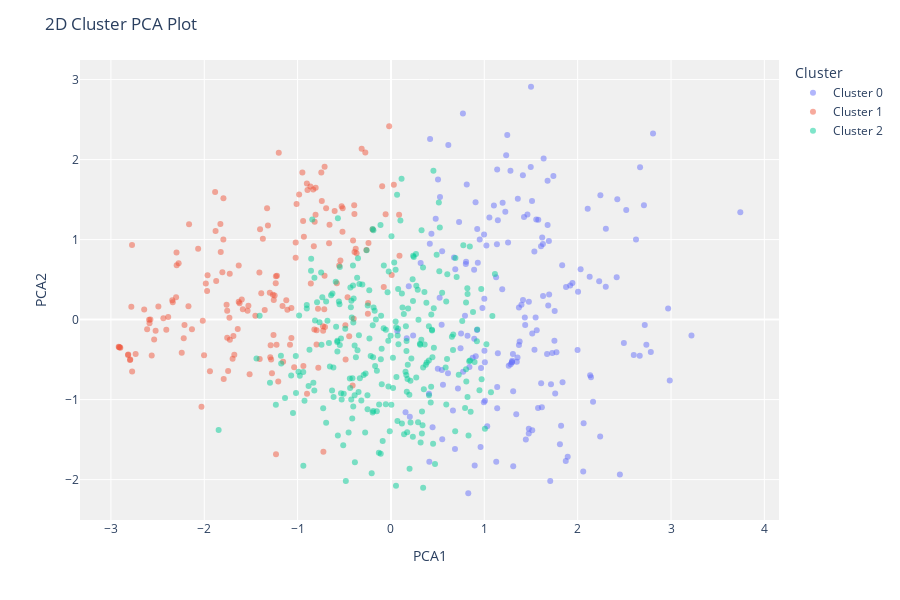
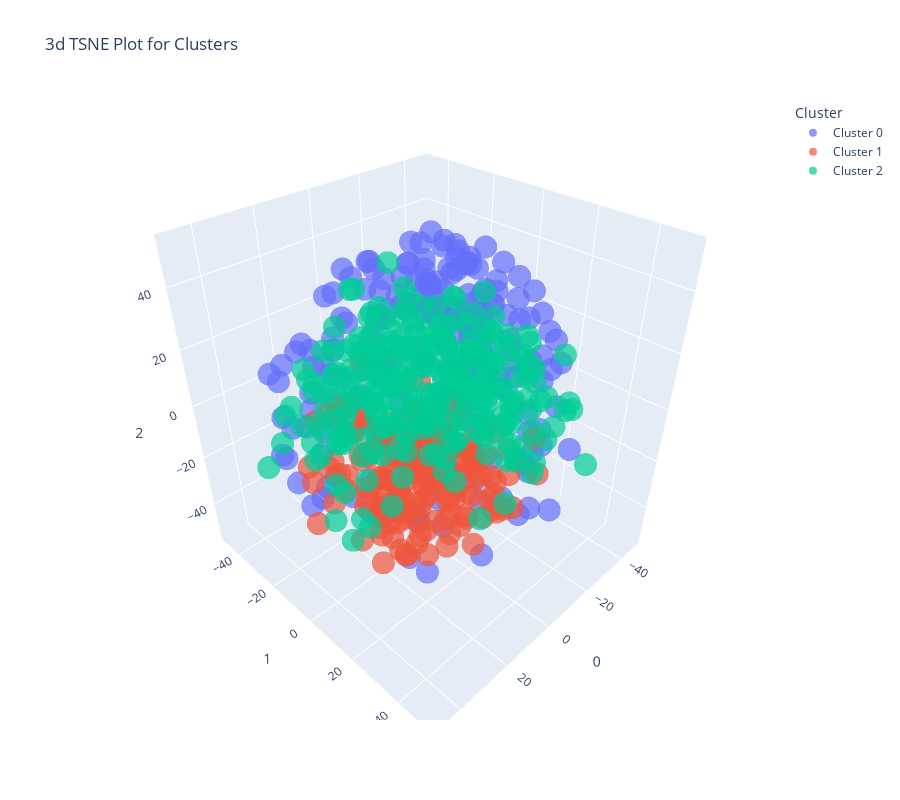
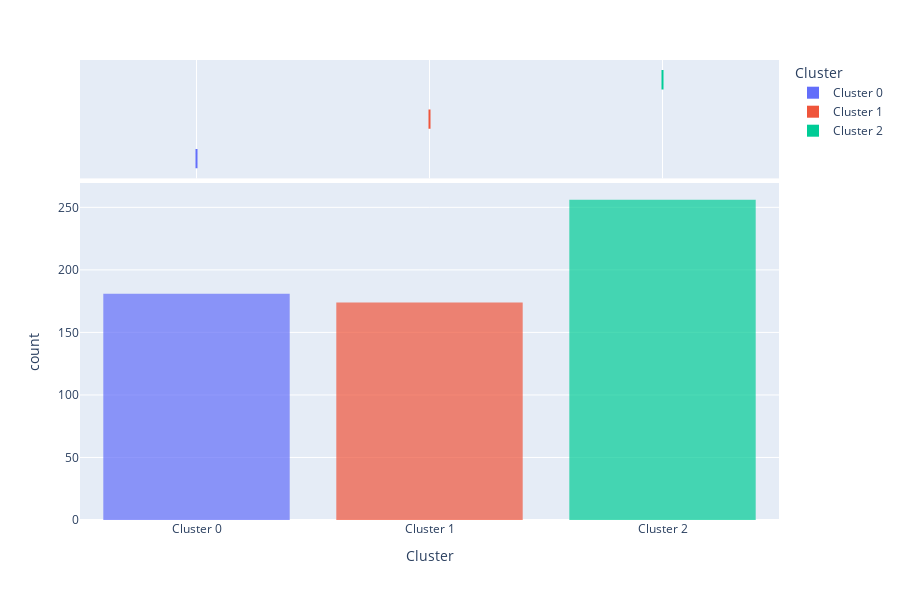

Notebook code cell kept with these figures, in order:
### Code cell
# **List of available plots (ID - Name):**

# 1. 'cluster' - Cluster PCA Plot (2d)  
# 2. 'tsne' - Cluster t-SNE (3d)  
# 3. 'elbow' - Elbow Plot  
# 4. 'silhouette' - Silhouette Plot  
# 5. 'distance' - Distance Plot  
# 6. 'distribution' - Distribution Plot  

plot_model(kmeans, plot="cluster")
plot_model(kmeans, plot="tsne")
plot_model(kmeans, plot="elbow")
plot_model(kmeans, plot="silhouette")
plot_model(kmeans, plot="distance")
plot_model(kmeans, plot="distribution")

### Figure 1 — Plotly figure (JSON) as saved in the notebook; plotly's stock layout.template omitted (floating-point values rounded to 4 significant figures; data arrays with more than 128 entries replaced by an {"elided": "..."} marker saying what was removed)
{"data": [{"customdata": {"elided": "181x1 str values"}, "hovertemplate": "Cluster=Cluster 0<br>PCA1=%{x}<br>PCA2=%{y}<br>Feature=%{customdata[0]}<extra></extra>", "legendgroup": "Cluster 0", "marker": {"color": "#636efa", "opacity": 0.5, "symbol": "circle"}, "mode": "markers", "name": "Cluster 0", "orientation": "v", "showlegend": true, "textposition": "top center", "type": "scatter", "x": {"elided": "181 float values"}, "xaxis": "x", "y": {"elided": "181 float values"}, "yaxis": "y"}, {"customdata": {"elided": "174x1 str values"}, "hovertemplate": "Cluster=Cluster 1<br>PCA1=%{x}<br>PCA2=%{y}<br>Feature=%{customdata[0]}<extra></extra>", "legendgroup": "Cluster 1", "marker": {"color": "#EF553B", "opacity": 0.5, "symbol": "circle"}, "mode": "markers", "name": "Cluster 1", "orientation": "v", "showlegend": true, "textposition": "top center", "type": "scatter", "x": {"elided": "174 float values"}, "xaxis": "x", "y": {"elided": "174 float values"}, "yaxis": "y"}, {"customdata": {"elided": "256x1 str values"}, "hovertemplate": "Cluster=Cluster 2<br>PCA1=%{x}<br>PCA2=%{y}<br>Feature=%{customdata[0]}<extra></extra>", "legendgroup": "Cluster 2", "marker": {"color": "#00cc96", "opacity": 0.5, "symbol": "circle"}, "mode": "markers", "name": "Cluster 2", "orientation": "v", "showlegend": true, "textposition": "top center", "type": "scatter", "x": {"elided": "256 float values"}, "xaxis": "x", "y": {"elided": "256 float values"}, "yaxis": "y"}], "layout": {"height": 600, "legend": {"title": {"text": "Cluster"}, "tracegroupgap": 0}, "margin": {"t": 60}, "plot_bgcolor": "rgb(240,240,240)", "title": {"text": "2D Cluster PCA Plot"}, "xaxis": {"anchor": "y", "domain": [0, 1], "title": {"text": "PCA1"}}, "yaxis": {"anchor": "x", "domain": [0, 1], "title": {"text": "PCA2"}}}}

### Figure 2 — Plotly figure (JSON) as saved in the notebook; plotly's stock layout.template omitted (floating-point values rounded to 4 significant figures; data arrays with more than 128 entries replaced by an {"elided": "..."} marker saying what was removed)
{"data": [{"customdata": {"elided": "181x1 str values"}, "hovertemplate": "Cluster=Cluster 0<br>0=%{x}<br>1=%{y}<br>2=%{z}<br>Feature=%{customdata[0]}<extra></extra>", "legendgroup": "Cluster 0", "marker": {"color": "#636efa", "opacity": 0.7, "symbol": "circle"}, "mode": "markers", "name": "Cluster 0", "scene": "scene", "showlegend": true, "type": "scatter3d", "x": {"elided": "181 float values"}, "y": {"elided": "181 float values"}, "z": {"elided": "181 float values"}}, {"customdata": {"elided": "174x1 str values"}, "hovertemplate": "Cluster=Cluster 1<br>0=%{x}<br>1=%{y}<br>2=%{z}<br>Feature=%{customdata[0]}<extra></extra>", "legendgroup": "Cluster 1", "marker": {"color": "#EF553B", "opacity": 0.7, "symbol": "circle"}, "mode": "markers", "name": "Cluster 1", "scene": "scene", "showlegend": true, "type": "scatter3d", "x": {"elided": "174 float values"}, "y": {"elided": "174 float values"}, "z": {"elided": "174 float values"}}, {"customdata": {"elided": "256x1 str values"}, "hovertemplate": "Cluster=Cluster 2<br>0=%{x}<br>1=%{y}<br>2=%{z}<br>Feature=%{customdata[0]}<extra></extra>", "legendgroup": "Cluster 2", "marker": {"color": "#00cc96", "opacity": 0.7, "symbol": "circle"}, "mode": "markers", "name": "Cluster 2", "scene": "scene", "showlegend": true, "type": "scatter3d", "x": {"elided": "256 float values"}, "y": {"elided": "256 float values"}, "z": {"elided": "256 float values"}}], "layout": {"height": 800, "legend": {"title": {"text": "Cluster"}, "tracegroupgap": 0}, "scene": {"domain": {"x": [0, 1], "y": [0, 1]}, "xaxis": {"title": {"text": "0"}}, "yaxis": {"title": {"text": "1"}}, "zaxis": {"title": {"text": "2"}}}, "title": {"text": "3d TSNE Plot for Clusters"}, "width": 900}}

### Figure 3 — Plotly figure (JSON) as saved in the notebook; plotly's stock layout.template omitted (floating-point values rounded to 4 significant figures; data arrays with more than 128 entries replaced by an {"elided": "..."} marker saying what was removed)
{"data": [{"alignmentgroup": "True", "bingroup": "x", "hovertemplate": "Cluster=%{x}<br>count=%{y}<extra></extra>", "legendgroup": "Cluster 0", "marker": {"color": "#636efa", "opacity": 0.7, "pattern": {"shape": ""}}, "name": "Cluster 0", "offsetgroup": "Cluster 0", "orientation": "v", "showlegend": true, "type": "histogram", "x": {"elided": "181 str values"}, "xaxis": "x", "yaxis": "y"}, {"alignmentgroup": "True", "customdata": {"elided": "181x152 mixed values"}, "hovertemplate": "Cluster=%{x}<br>curso=%{customdata[0]}<br>serie=%{customdata[1]}<br>tipo_residente=%{customdata[2]}<br>atv_cultural_apresentacoes musicais=%{customdata[3]}<br>atv_cultural_artesanato=%{customdata[4]}<br>atv_cultural_crio historia e enigmas=%{customdata[5]}<br>atv_cultural_danca=%{customdata[6]}<br>atv_cultural_edicoes de video...=%{customdata[7]}<br>atv_cultural_esporte=%{customdata[8]}<br>atv_cultural_fotografia=%{customdata[9]}<br>atv_cultural_futsal=%{customdata[10]}<br>atv_cultural_grafite/arte urbana=%{customdata[11]}<br>atv_cultural_luta=%{customdata[12]}<br>atv_cultural_musica=%{customdata[13]}<br>atv_cultural_natacao=%{customdata[14]}<br>atv_cultural_nenhuma opcao=%{customdata[15]}<br>atv_cultural_oficinas de gastronomia=%{customdata[16]}<br>atv_cultural_pesquisa cientifica=%{customdata[17]}<br>atv_cultural_piano=%{customdata[18]}<br>atv_cultural_pintura de pano=%{customdata[19]}<br>atv_cultural_pintura/desenho=%{customdata[20]}<br>atv_cultural_poesia/literatura=%{customdata[21]}<br>atv_cultural_producao de videos=%{customdata[22]}<br>atv_cultural_teatro=%{customdata[23]}<br>atv_cultural_violao=%{customdata[24]}<br>hab_musical_bateria/percussao=%{customdata[25]}<br>hab_musical_berimbau=%{customdata[26]}<br>hab_musical_canto=%{customdata[27]}<br>hab_musical_carron=%{customdata[28]}<br>hab_musical_instrumentos de sopro=%{customdata[29]}<br>hab_musical_muito pouco.=%{customdata[30]}<br>hab_musical_nenhuma opcao=%{customdata[31]}<br>hab_musical_outro: meia lua=%{customdata[32]}<br>hab_musical_piano/orgao/teclado=%{customdata[33]}<br>hab_musical_repente=%{customdata[34]}<br>hab_musical_rima=%{customdata[35]}<br>hab_musical_sanfona=%{customdata[36]}<br>hab_musical_sei muito pouco sobre violino=%{customdata[37]}<br>hab_musical_violao/guitarra/demais instrumentos de corda=%{customdata[38]}<br>esporte_academia=%{customdata[39]}<br>esporte_artes marciais=%{customdata[40]}<br>esporte_atletismo=%{customdata[41]}<br>esporte_badminton=%{customdata[42]}<br>esporte_basquete=%{customdata[43]}<br>esporte_caminhada/corrida=%{customdata[44]}<br>esporte_ciclismo=%{customdata[45]}<br>esporte_futebol de campo=%{customdata[46]}<br>esporte_futebol de salao=%{customdata[47]}<br>esporte_futmesa=%{customdata[48]}<br>esporte_futsal=%{customdata[49]}<br>esporte_futvolei=%{customdata[50]}<br>esporte_handebol=%{customdata[51]}<br>esporte_natacao=%{customdata[52]}<br>esporte_nenhuma opcao=%{customdata[53]}<br>esporte_peteca=%{customdata[54]}<br>esporte_pingue pongue=%{customdata[55]}<br>esporte_queimada=%{customdata[56]}<br>esporte_tenis=%{customdata[57]}<br>esporte_vaquejada/rodeio/cavalgada=%{customdata[58]}<br>esporte_voleibol=%{customdata[59]}<br>jogo_buraco=%{customdata[60]}<br>jogo_dama=%{customdata[61]}<br>jogo_domino=%{customdata[62]}<br>jogo_jogos eletronicos=%{customdata[63]}<br>jogo_nenhuma opcao=%{customdata[64]}<br>jogo_pebolin/toto=%{customdata[65]}<br>jogo_pif=%{customdata[66]}<br>jogo_resta um=%{customdata[67]}<br>jogo_rpg=%{customdata[68]}<br>jogo_sinuca=%{customdata[69]}<br>jogo_truco=%{customdata[70]}<br>jogo_uno=%{customdata[71]}<br>jogo_xadrez=%{customdata[72]}<br>luta_boxe=%{customdata[73]}<br>luta_capoeira=%{customdata[74]}<br>luta_jeet kune do=%{customdata[75]}<br>luta_jiu-jitsu=%{customdata[76]}<br>luta_judo=%{customdata[77]}<br>luta_karate=%{customdata[78]}<br>luta_krav maga=%{customdata[79]}<br>luta_kung fu=%{customdata[80]}<br>luta_muay thai=%{customdata[81]}<br>luta_nenhuma opcao=%{customdata[82]}<br>atv_culturais_a_fazer_aprender algum instrumento=%{customdata[83]}<br>atv_culturais_a_fazer_apresentacoes musicais=%{customdata[84]}<br>atv_culturais_a_fazer_artesanato=%{customdata[85]}<br>atv_culturais_a_fazer_danca=%{customdata[86]}<br>atv_culturais_a_fazer_fotografia=%{customdata[87]}<br>atv_culturais_a_fazer_grafite/arte urbana=%{customdata[88]}<br>atv_culturais_a_fazer_luta=%{customdata[89]}<br>atv_culturais_a_fazer_musica=%{customdata[90]}<br>atv_culturais_a_fazer_nenhuma opcao=%{customdata[91]}<br>atv_culturais_a_fazer_oficina de gastronomia=%{customdata[92]}<br>atv_culturais_a_fazer_pintura/desenho=%{customdata[93]}<br>atv_culturais_a_fazer_poesia/literatura=%{customdata[94]}<br>atv_culturais_a_fazer_teatro=%{customdata[95]}<br>hab_musicais_desejadas_artes digitais=%{customdata[96]}<br>hab_musicais_desejadas_bateria/percussao=%{customdata[97]}<br>hab_musicais_desejadas_canto=%{customdata[98]}<br>hab_musicais_desejadas_desenho=%{customdata[99]}<br>hab_musicais_desejadas_instrumentos de corda=%{customdata[100]}<br>hab_musicais_desejadas_instrumentos de sopro=%{customdata[101]}<br>hab_musicais_desejadas_kalimba=%{customdata[102]}<br>hab_musicais_desejadas_nenhuma opcao=%{customdata[103]}<br>hab_musicais_desejadas_pandeiro=%{customdata[104]}<br>hab_musicais_desejadas_piano/orgao/teclado=%{customdata[105]}<br>hab_musicais_desejadas_rima=%{customdata[106]}<br>hab_musicais_desejadas_sanfona=%{customdata[107]}<br>esportes_desejados_atletismo=%{customdata[108]}<br>esportes_desejados_badminton=%{customdata[109]}<br>esportes_desejados_basquete=%{customdata[110]}<br>esportes_desejados_beatch tenis=%{customdata[111]}<br>esportes_desejados_caminhada/corrida=%{customdata[112]}<br>esportes_desejados_ciclismo=%{customdata[113]}<br>esportes_desejados_futebol de campo=%{customdata[114]}<br>esportes_desejados_futebol de salao=%{customdata[115]}<br>esportes_desejados_futmesa=%{customdata[116]}<br>esportes_desejados_futvolei=%{customdata[117]}<br>esportes_desejados_handebol=%{customdata[118]}<br>esportes_desejados_natacao=%{customdata[119]}<br>esportes_desejados_nenhuma opcao=%{customdata[120]}<br>esportes_desejados_peteca=%{customdata[121]}<br>esportes_desejados_pingue pongue=%{customdata[122]}<br>esportes_desejados_queimada=%{customdata[123]}<br>esportes_desejados_tenis=%{customdata[124]}<br>esportes_desejados_vaquejada/rodeio/cavalgada=%{customdata[125]}<br>esportes_desejados_voleibol=%{customdata[126]}<br>esportes_desejados_wheeling e moto cross=%{customdata[127]}<br>jogos_desejados_dama=%{customdata[128]}<br>jogos_desejados_domino=%{customdata[129]}<br>jogos_desejados_jogos eletronicos=%{customdata[130]}<br>jogos_desejados_nenhuma opcao=%{customdata[131]}<br>jogos_desejados_pebolin/toto=%{customdata[132]}<br>jogos_desejados_pif=%{customdata[133]}<br>jogos_desejados_sinuca=%{customdata[134]}<br>jogos_desejados_truco=%{customdata[135]}<br>jogos_desejados_uno=%{customdata[136]}<br>jogos_desejados_xadrez=%{customdata[137]}<br>lutas_desejadas_boxe=%{customdata[138]}<br>lutas_desejadas_capoeira=%{customdata[139]}<br>lutas_desejadas_jiu-jitsu=%{customdata[140]}<br>lutas_desejadas_judo=%{customdata[141]}<br>lutas_desejadas_karate=%{customdata[142]}<br>lutas_desejadas_kung fu=%{customdata[143]}<br>lutas_desejadas_muay thai=%{customdata[144]}<br>lutas_desejadas_nenhuma opcao=%{customdata[145]}<br>lutas_desejadas_taekwondo=%{customdata[146]}<br>melhoria_estrutura=%{customdata[147]}<br>novas_estruturas=%{customdata[148]}<br>melhoria_alimentacao=%{customdata[149]}<br>transporte=%{customdata[150]}<br>projetos_a_participar=%{customdata[151]}<extra></extra>", "legendgroup": "Cluster 0", "marker": {"color": "#636efa"}, "name": "Cluster 0", "notched": true, "offsetgroup": "Cluster 0", "showlegend": false, "type": "box", "x": {"elided": "181 str values"}, "xaxis": "x2", "yaxis": "y2"}, {"alignmentgroup": "True", "bingroup": "x", "hovertemplate": "Cluster=%{x}<br>count=%{y}<extra></extra>", "legendgroup": "Cluster 1", "marker": {"color": "#EF553B", "opacity": 0.7, "pattern": {"shape": ""}}, "name": "Cluster 1", "offsetgroup": "Cluster 1", "orientation": "v", "showlegend": true, "type": "histogram", "x": {"elided": "174 str values"}, "xaxis": "x", "yaxis": "y"}, {"alignmentgroup": "True", "customdata": {"elided": "174x152 mixed values"}, "hovertemplate": "Cluster=%{x}<br>curso=%{customdata[0]}<br>serie=%{customdata[1]}<br>tipo_residente=%{customdata[2]}<br>atv_cultural_apresentacoes musicais=%{customdata[3]}<br>atv_cultural_artesanato=%{customdata[4]}<br>atv_cultural_crio historia e enigmas=%{customdata[5]}<br>atv_cultural_danca=%{customdata[6]}<br>atv_cultural_edicoes de video...=%{customdata[7]}<br>atv_cultural_esporte=%{customdata[8]}<br>atv_cultural_fotografia=%{customdata[9]}<br>atv_cultural_futsal=%{customdata[10]}<br>atv_cultural_grafite/arte urbana=%{customdata[11]}<br>atv_cultural_luta=%{customdata[12]}<br>atv_cultural_musica=%{customdata[13]}<br>atv_cultural_natacao=%{customdata[14]}<br>atv_cultural_nenhuma opcao=%{customdata[15]}<br>atv_cultural_oficinas de gastronomia=%{customdata[16]}<br>atv_cultural_pesquisa cientifica=%{customdata[17]}<br>atv_cultural_piano=%{customdata[18]}<br>atv_cultural_pintura de pano=%{customdata[19]}<br>atv_cultural_pintura/desenho=%{customdata[20]}<br>atv_cultural_poesia/literatura=%{customdata[21]}<br>atv_cultural_producao de videos=%{customdata[22]}<br>atv_cultural_teatro=%{customdata[23]}<br>atv_cultural_violao=%{customdata[24]}<br>hab_musical_bateria/percussao=%{customdata[25]}<br>hab_musical_berimbau=%{customdata[26]}<br>hab_musical_canto=%{customdata[27]}<br>hab_musical_carron=%{customdata[28]}<br>hab_musical_instrumentos de sopro=%{customdata[29]}<br>hab_musical_muito pouco.=%{customdata[30]}<br>hab_musical_nenhuma opcao=%{customdata[31]}<br>hab_musical_outro: meia lua=%{customdata[32]}<br>hab_musical_piano/orgao/teclado=%{customdata[33]}<br>hab_musical_repente=%{customdata[34]}<br>hab_musical_rima=%{customdata[35]}<br>hab_musical_sanfona=%{customdata[36]}<br>hab_musical_sei muito pouco sobre violino=%{customdata[37]}<br>hab_musical_violao/guitarra/demais instrumentos de corda=%{customdata[38]}<br>esporte_academia=%{customdata[39]}<br>esporte_artes marciais=%{customdata[40]}<br>esporte_atletismo=%{customdata[41]}<br>esporte_badminton=%{customdata[42]}<br>esporte_basquete=%{customdata[43]}<br>esporte_caminhada/corrida=%{customdata[44]}<br>esporte_ciclismo=%{customdata[45]}<br>esporte_futebol de campo=%{customdata[46]}<br>esporte_futebol de salao=%{customdata[47]}<br>esporte_futmesa=%{customdata[48]}<br>esporte_futsal=%{customdata[49]}<br>esporte_futvolei=%{customdata[50]}<br>esporte_handebol=%{customdata[51]}<br>esporte_natacao=%{customdata[52]}<br>esporte_nenhuma opcao=%{customdata[53]}<br>esporte_peteca=%{customdata[54]}<br>esporte_pingue pongue=%{customdata[55]}<br>esporte_queimada=%{customdata[56]}<br>esporte_tenis=%{customdata[57]}<br>esporte_vaquejada/rodeio/cavalgada=%{customdata[58]}<br>esporte_voleibol=%{customdata[59]}<br>jogo_buraco=%{customdata[60]}<br>jogo_dama=%{customdata[61]}<br>jogo_domino=%{customdata[62]}<br>jogo_jogos eletronicos=%{customdata[63]}<br>jogo_nenhuma opcao=%{customdata[64]}<br>jogo_pebolin/toto=%{customdata[65]}<br>jogo_pif=%{customdata[66]}<br>jogo_resta um=%{customdata[67]}<br>jogo_rpg=%{customdata[68]}<br>jogo_sinuca=%{customdata[69]}<br>jogo_truco=%{customdata[70]}<br>jogo_uno=%{customdata[71]}<br>jogo_xadrez=%{customdata[72]}<br>luta_boxe=%{customdata[73]}<br>luta_capoeira=%{customdata[74]}<br>luta_jeet kune do=%{customdata[75]}<br>luta_jiu-jitsu=%{customdata[76]}<br>luta_judo=%{customdata[77]}<br>luta_karate=%{customdata[78]}<br>luta_krav maga=%{customdata[79]}<br>luta_kung fu=%{customdata[80]}<br>luta_muay thai=%{customdata[81]}<br>luta_nenhuma opcao=%{customdata[82]}<br>atv_culturais_a_fazer_aprender algum instrumento=%{customdata[83]}<br>atv_culturais_a_fazer_apresentacoes musicais=%{customdata[84]}<br>atv_culturais_a_fazer_artesanato=%{customdata[85]}<br>atv_culturais_a_fazer_danca=%{customdata[86]}<br>atv_culturais_a_fazer_fotografia=%{customdata[87]}<br>atv_culturais_a_fazer_grafite/arte urbana=%{customdata[88]}<br>atv_culturais_a_fazer_luta=%{customdata[89]}<br>atv_culturais_a_fazer_musica=%{customdata[90]}<br>atv_culturais_a_fazer_nenhuma opcao=%{customdata[91]}<br>atv_culturais_a_fazer_oficina de gastronomia=%{customdata[92]}<br>atv_culturais_a_fazer_pintura/desenho=%{customdata[93]}<br>atv_culturais_a_fazer_poesia/literatura=%{customdata[94]}<br>atv_culturais_a_fazer_teatro=%{customdata[95]}<br>hab_musicais_desejadas_artes digitais=%{customdata[96]}<br>hab_musicais_desejadas_bateria/percussao=%{customdata[97]}<br>hab_musicais_desejadas_canto=%{customdata[98]}<br>hab_musicais_desejadas_desenho=%{customdata[99]}<br>hab_musicais_desejadas_instrumentos de corda=%{customdata[100]}<br>hab_musicais_desejadas_instrumentos de sopro=%{customdata[101]}<br>hab_musicais_desejadas_kalimba=%{customdata[102]}<br>hab_musicais_desejadas_nenhuma opcao=%{customdata[103]}<br>hab_musicais_desejadas_pandeiro=%{customdata[104]}<br>hab_musicais_desejadas_piano/orgao/teclado=%{customdata[105]}<br>hab_musicais_desejadas_rima=%{customdata[106]}<br>hab_musicais_desejadas_sanfona=%{customdata[107]}<br>esportes_desejados_atletismo=%{customdata[108]}<br>esportes_desejados_badminton=%{customdata[109]}<br>esportes_desejados_basquete=%{customdata[110]}<br>esportes_desejados_beatch tenis=%{customdata[111]}<br>esportes_desejados_caminhada/corrida=%{customdata[112]}<br>esportes_desejados_ciclismo=%{customdata[113]}<br>esportes_desejados_futebol de campo=%{customdata[114]}<br>esportes_desejados_futebol de salao=%{customdata[115]}<br>esportes_desejados_futmesa=%{customdata[116]}<br>esportes_desejados_futvolei=%{customdata[117]}<br>esportes_desejados_handebol=%{customdata[118]}<br>esportes_desejados_natacao=%{customdata[119]}<br>esportes_desejados_nenhuma opcao=%{customdata[120]}<br>esportes_desejados_peteca=%{customdata[121]}<br>esportes_desejados_pingue pongue=%{customdata[122]}<br>esportes_desejados_queimada=%{customdata[123]}<br>esportes_desejados_tenis=%{customdata[124]}<br>esportes_desejados_vaquejada/rodeio/cavalgada=%{customdata[125]}<br>esportes_desejados_voleibol=%{customdata[126]}<br>esportes_desejados_wheeling e moto cross=%{customdata[127]}<br>jogos_desejados_dama=%{customdata[128]}<br>jogos_desejados_domino=%{customdata[129]}<br>jogos_desejados_jogos eletronicos=%{customdata[130]}<br>jogos_desejados_nenhuma opcao=%{customdata[131]}<br>jogos_desejados_pebolin/toto=%{customdata[132]}<br>jogos_desejados_pif=%{customdata[133]}<br>jogos_desejados_sinuca=%{customdata[134]}<br>jogos_desejados_truco=%{customdata[135]}<br>jogos_desejados_uno=%{customdata[136]}<br>jogos_desejados_xadrez=%{customdata[137]}<br>lutas_desejadas_boxe=%{customdata[138]}<br>lutas_desejadas_capoeira=%{customdata[139]}<br>lutas_desejadas_jiu-jitsu=%{customdata[140]}<br>lutas_desejadas_judo=%{customdata[141]}<br>lutas_desejadas_karate=%{customdata[142]}<br>lutas_desejadas_kung fu=%{customdata[143]}<br>lutas_desejadas_muay thai=%{customdata[144]}<br>lutas_desejadas_nenhuma opcao=%{customdata[145]}<br>lutas_desejadas_taekwondo=%{customdata[146]}<br>melhoria_estrutura=%{customdata[147]}<br>novas_estruturas=%{customdata[148]}<br>melhoria_alimentacao=%{customdata[149]}<br>transporte=%{customdata[150]}<br>projetos_a_participar=%{customdata[151]}<extra></extra>", "legendgroup": "Cluster 1", "marker": {"color": "#EF553B"}, "name": "Cluster 1", "notched": true, "offsetgroup": "Cluster 1", "showlegend": false, "type": "box", "x": {"elided": "174 str values"}, "xaxis": "x2", "yaxis": "y2"}, {"alignmentgroup": "True", "bingroup": "x", "hovertemplate": "Cluster=%{x}<br>count=%{y}<extra></extra>", "legendgroup": "Cluster 2", "marker": {"color": "#00cc96", "opacity": 0.7, "pattern": {"shape": ""}}, "name": "Cluster 2", "offsetgroup": "Cluster 2", "orientation": "v", "showlegend": true, "type": "histogram", "x": {"elided": "256 str values"}, "xaxis": "x", "yaxis": "y"}, {"alignmentgroup": "True", "customdata": {"elided": "256x152 mixed values"}, "hovertemplate": "Cluster=%{x}<br>curso=%{customdata[0]}<br>serie=%{customdata[1]}<br>tipo_residente=%{customdata[2]}<br>atv_cultural_apresentacoes musicais=%{customdata[3]}<br>atv_cultural_artesanato=%{customdata[4]}<br>atv_cultural_crio historia e enigmas=%{customdata[5]}<br>atv_cultural_danca=%{customdata[6]}<br>atv_cultural_edicoes de video...=%{customdata[7]}<br>atv_cultural_esporte=%{customdata[8]}<br>atv_cultural_fotografia=%{customdata[9]}<br>atv_cultural_futsal=%{customdata[10]}<br>atv_cultural_grafite/arte urbana=%{customdata[11]}<br>atv_cultural_luta=%{customdata[12]}<br>atv_cultural_musica=%{customdata[13]}<br>atv_cultural_natacao=%{customdata[14]}<br>atv_cultural_nenhuma opcao=%{customdata[15]}<br>atv_cultural_oficinas de gastronomia=%{customdata[16]}<br>atv_cultural_pesquisa cientifica=%{customdata[17]}<br>atv_cultural_piano=%{customdata[18]}<br>atv_cultural_pintura de pano=%{customdata[19]}<br>atv_cultural_pintura/desenho=%{customdata[20]}<br>atv_cultural_poesia/literatura=%{customdata[21]}<br>atv_cultural_producao de videos=%{customdata[22]}<br>atv_cultural_teatro=%{customdata[23]}<br>atv_cultural_violao=%{customdata[24]}<br>hab_musical_bateria/percussao=%{customdata[25]}<br>hab_musical_berimbau=%{customdata[26]}<br>hab_musical_canto=%{customdata[27]}<br>hab_musical_carron=%{customdata[28]}<br>hab_musical_instrumentos de sopro=%{customdata[29]}<br>hab_musical_muito pouco.=%{customdata[30]}<br>hab_musical_nenhuma opcao=%{customdata[31]}<br>hab_musical_outro: meia lua=%{customdata[32]}<br>hab_musical_piano/orgao/teclado=%{customdata[33]}<br>hab_musical_repente=%{customdata[34]}<br>hab_musical_rima=%{customdata[35]}<br>hab_musical_sanfona=%{customdata[36]}<br>hab_musical_sei muito pouco sobre violino=%{customdata[37]}<br>hab_musical_violao/guitarra/demais instrumentos de corda=%{customdata[38]}<br>esporte_academia=%{customdata[39]}<br>esporte_artes marciais=%{customdata[40]}<br>esporte_atletismo=%{customdata[41]}<br>esporte_badminton=%{customdata[42]}<br>esporte_basquete=%{customdata[43]}<br>esporte_caminhada/corrida=%{customdata[44]}<br>esporte_ciclismo=%{customdata[45]}<br>esporte_futebol de campo=%{customdata[46]}<br>esporte_futebol de salao=%{customdata[47]}<br>esporte_futmesa=%{customdata[48]}<br>esporte_futsal=%{customdata[49]}<br>esporte_futvolei=%{customdata[50]}<br>esporte_handebol=%{customdata[51]}<br>esporte_natacao=%{customdata[52]}<br>esporte_nenhuma opcao=%{customdata[53]}<br>esporte_peteca=%{customdata[54]}<br>esporte_pingue pongue=%{customdata[55]}<br>esporte_queimada=%{customdata[56]}<br>esporte_tenis=%{customdata[57]}<br>esporte_vaquejada/rodeio/cavalgada=%{customdata[58]}<br>esporte_voleibol=%{customdata[59]}<br>jogo_buraco=%{customdata[60]}<br>jogo_dama=%{customdata[61]}<br>jogo_domino=%{customdata[62]}<br>jogo_jogos eletronicos=%{customdata[63]}<br>jogo_nenhuma opcao=%{customdata[64]}<br>jogo_pebolin/toto=%{customdata[65]}<br>jogo_pif=%{customdata[66]}<br>jogo_resta um=%{customdata[67]}<br>jogo_rpg=%{customdata[68]}<br>jogo_sinuca=%{customdata[69]}<br>jogo_truco=%{customdata[70]}<br>jogo_uno=%{customdata[71]}<br>jogo_xadrez=%{customdata[72]}<br>luta_boxe=%{customdata[73]}<br>luta_capoeira=%{customdata[74]}<br>luta_jeet kune do=%{customdata[75]}<br>luta_jiu-jitsu=%{customdata[76]}<br>luta_judo=%{customdata[77]}<br>luta_karate=%{customdata[78]}<br>luta_krav maga=%{customdata[79]}<br>luta_kung fu=%{customdata[80]}<br>luta_muay thai=%{customdata[81]}<br>luta_nenhuma opcao=%{customdata[82]}<br>atv_culturais_a_fazer_aprender algum instrumento=%{customdata[83]}<br>atv_culturais_a_fazer_apresentacoes musicais=%{customdata[84]}<br>atv_culturais_a_fazer_artesanato=%{customdata[85]}<br>atv_culturais_a_fazer_danca=%{customdata[86]}<br>atv_culturais_a_fazer_fotografia=%{customdata[87]}<br>atv_culturais_a_fazer_grafite/arte urbana=%{customdata[88]}<br>atv_culturais_a_fazer_luta=%{customdata[89]}<br>atv_culturais_a_fazer_musica=%{customdata[90]}<br>atv_culturais_a_fazer_nenhuma opcao=%{customdata[91]}<br>atv_culturais_a_fazer_oficina de gastronomia=%{customdata[92]}<br>atv_culturais_a_fazer_pintura/desenho=%{customdata[93]}<br>atv_culturais_a_fazer_poesia/literatura=%{customdata[94]}<br>atv_culturais_a_fazer_teatro=%{customdata[95]}<br>hab_musicais_desejadas_artes digitais=%{customdata[96]}<br>hab_musicais_desejadas_bateria/percussao=%{customdata[97]}<br>hab_musicais_desejadas_canto=%{customdata[98]}<br>hab_musicais_desejadas_desenho=%{customdata[99]}<br>hab_musicais_desejadas_instrumentos de corda=%{customdata[100]}<br>hab_musicais_desejadas_instrumentos de sopro=%{customdata[101]}<br>hab_musicais_desejadas_kalimba=%{customdata[102]}<br>hab_musicais_desejadas_nenhuma opcao=%{customdata[103]}<br>hab_musicais_desejadas_pandeiro=%{customdata[104]}<br>hab_musicais_desejadas_piano/orgao/teclado=%{customdata[105]}<br>hab_musicais_desejadas_rima=%{customdata[106]}<br>hab_musicais_desejadas_sanfona=%{customdata[107]}<br>esportes_desejados_atletismo=%{customdata[108]}<br>esportes_desejados_badminton=%{customdata[109]}<br>esportes_desejados_basquete=%{customdata[110]}<br>esportes_desejados_beatch tenis=%{customdata[111]}<br>esportes_desejados_caminhada/corrida=%{customdata[112]}<br>esportes_desejados_ciclismo=%{customdata[113]}<br>esportes_desejados_futebol de campo=%{customdata[114]}<br>esportes_desejados_futebol de salao=%{customdata[115]}<br>esportes_desejados_futmesa=%{customdata[116]}<br>esportes_desejados_futvolei=%{customdata[117]}<br>esportes_desejados_handebol=%{customdata[118]}<br>esportes_desejados_natacao=%{customdata[119]}<br>esportes_desejados_nenhuma opcao=%{customdata[120]}<br>esportes_desejados_peteca=%{customdata[121]}<br>esportes_desejados_pingue pongue=%{customdata[122]}<br>esportes_desejados_queimada=%{customdata[123]}<br>esportes_desejados_tenis=%{customdata[124]}<br>esportes_desejados_vaquejada/rodeio/cavalgada=%{customdata[125]}<br>esportes_desejados_voleibol=%{customdata[126]}<br>esportes_desejados_wheeling e moto cross=%{customdata[127]}<br>jogos_desejados_dama=%{customdata[128]}<br>jogos_desejados_domino=%{customdata[129]}<br>jogos_desejados_jogos eletronicos=%{customdata[130]}<br>jogos_desejados_nenhuma opcao=%{customdata[131]}<br>jogos_desejados_pebolin/toto=%{customdata[132]}<br>jogos_desejados_pif=%{customdata[133]}<br>jogos_desejados_sinuca=%{customdata[134]}<br>jogos_desejados_truco=%{customdata[135]}<br>jogos_desejados_uno=%{customdata[136]}<br>jogos_desejados_xadrez=%{customdata[137]}<br>lutas_desejadas_boxe=%{customdata[138]}<br>lutas_desejadas_capoeira=%{customdata[139]}<br>lutas_desejadas_jiu-jitsu=%{customdata[140]}<br>lutas_desejadas_judo=%{customdata[141]}<br>lutas_desejadas_karate=%{customdata[142]}<br>lutas_desejadas_kung fu=%{customdata[143]}<br>lutas_desejadas_muay thai=%{customdata[144]}<br>lutas_desejadas_nenhuma opcao=%{customdata[145]}<br>lutas_desejadas_taekwondo=%{customdata[146]}<br>melhoria_estrutura=%{customdata[147]}<br>novas_estruturas=%{customdata[148]}<br>melhoria_alimentacao=%{customdata[149]}<br>transporte=%{customdata[150]}<br>projetos_a_participar=%{customdata[151]}<extra></extra>", "legendgroup": "Cluster 2", "marker": {"color": "#00cc96"}, "name": "Cluster 2", "notched": true, "offsetgroup": "Cluster 2", "showlegend": false, "type": "box", "x": {"elided": "256 str values"}, "xaxis": "x2", "yaxis": "y2"}], "layout": {"barmode": "relative", "height": 600, "legend": {"title": {"text": "Cluster"}, "tracegroupgap": 0}, "margin": {"t": 60}, "xaxis": {"anchor": "y", "categoryarray": ["Cluster 0", "Cluster 1", "Cluster 2"], "categoryorder": "array", "domain": [0, 1], "title": {"text": "Cluster"}}, "xaxis2": {"anchor": "y2", "domain": [0, 1], "matches": "x", "showgrid": true, "showticklabels": false}, "yaxis": {"anchor": "x", "domain": [0, 0.7326], "title": {"text": "count"}}, "yaxis2": {"anchor": "x2", "domain": [0.7426, 1], "matches": "y2", "showgrid": false, "showline": false, "showticklabels": false, "ticks": ""}}}
